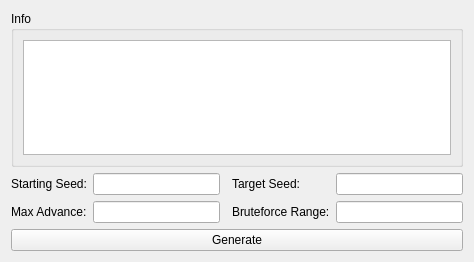
<?xml version="1.0" encoding="UTF-8"?>
<ui version="4.0">
 <class>JirachiAdvancer</class>
 <widget class="QWidget" name="JirachiAdvancer">
  <property name="geometry">
   <rect>
    <x>0</x>
    <y>0</y>
    <width>474</width>
    <height>262</height>
   </rect>
  </property>
  <property name="minimumSize">
   <size>
    <width>0</width>
    <height>0</height>
   </size>
  </property>
  <property name="windowTitle">
   <string>Channel Jirachi Advancer</string>
  </property>
  <layout class="QGridLayout" name="gridLayout">
   <item row="2" column="1">
    <widget class="TextBox" name="maxFrame"/>
   </item>
   <item row="1" column="0">
    <widget class="QLabel" name="label">
     <property name="text">
      <string>Starting Seed:</string>
     </property>
    </widget>
   </item>
   <item row="1" column="1">
    <widget class="TextBox" name="currentSeed"/>
   </item>
   <item row="2" column="0">
    <widget class="QLabel" name="label_3">
     <property name="text">
      <string>Max Advance:</string>
     </property>
    </widget>
   </item>
   <item row="2" column="3">
    <widget class="QLabel" name="label_4">
     <property name="text">
      <string>Bruteforce Range:</string>
     </property>
    </widget>
   </item>
   <item row="1" column="4">
    <widget class="TextBox" name="targetSeed"/>
   </item>
   <item row="2" column="4">
    <widget class="TextBox" name="bruteforceRange"/>
   </item>
   <item row="1" column="3">
    <widget class="QLabel" name="label_2">
     <property name="text">
      <string>Target Seed:</string>
     </property>
    </widget>
   </item>
   <item row="0" column="0" colspan="5">
    <widget class="QGroupBox" name="groupBox">
     <property name="title">
      <string>Info</string>
     </property>
     <layout class="QVBoxLayout" name="verticalLayout">
      <item>
       <widget class="QListWidget" name="listWidgetInfo"/>
      </item>
     </layout>
    </widget>
   </item>
   <item row="3" column="0" colspan="5">
    <widget class="QPushButton" name="pushButtonGenerate">
     <property name="text">
      <string>Generate</string>
     </property>
    </widget>
   </item>
  </layout>
 </widget>
 <customwidgets>
  <customwidget>
   <class>TextBox</class>
   <extends>QLineEdit</extends>
   <header>Forms/Controls/TextBox.hpp</header>
  </customwidget>
 </customwidgets>
 <resources/>
 <connections/>
</ui>
